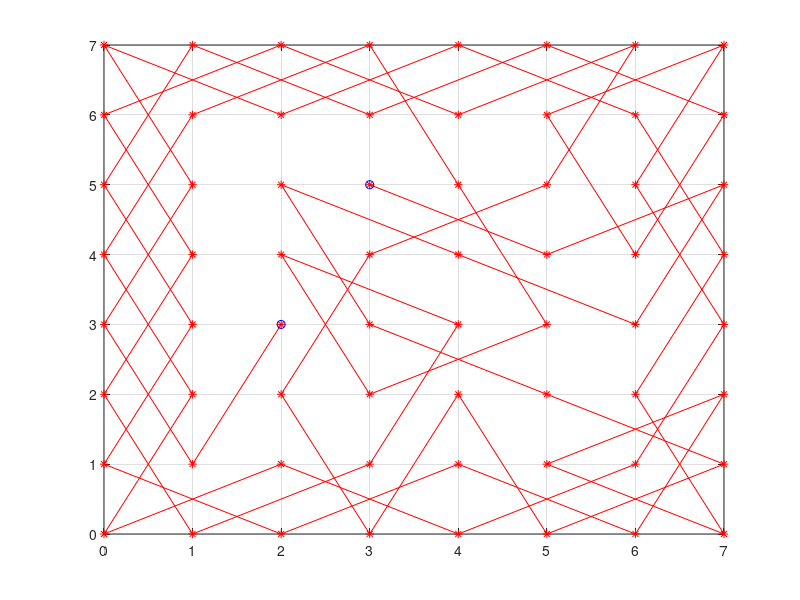

Here is the MATLAB script that generated this plot:
clear all
close all
%[x,y] = textread('out_cut.txt','%n %n', 'headerlines',2);

board_edge = 8;
board_size = board_edge^2;

num_skip = 1;
start_ind = num_skip * (board_size + 2);

fid = fopen('out.txt','rt');
input = textscan(fid,'%d %d', board_size+1, 'headerlines', start_ind + 2);
x = cell2mat(input(:,1));
y = cell2mat(input(:,2));

x_start = 2;
y_start = 3;

x_end = x(board_size);
y_end = y(board_size);

show_ind = 1:board_size;
figure
plot(x(show_ind),y(show_ind),'r*-', ...
    x_start, y_start,'bo',...
    x_end, y_end,'bo')
tickValues = 0:1:(board_edge-1);
set(gca,'XTick',tickValues)
grid on




